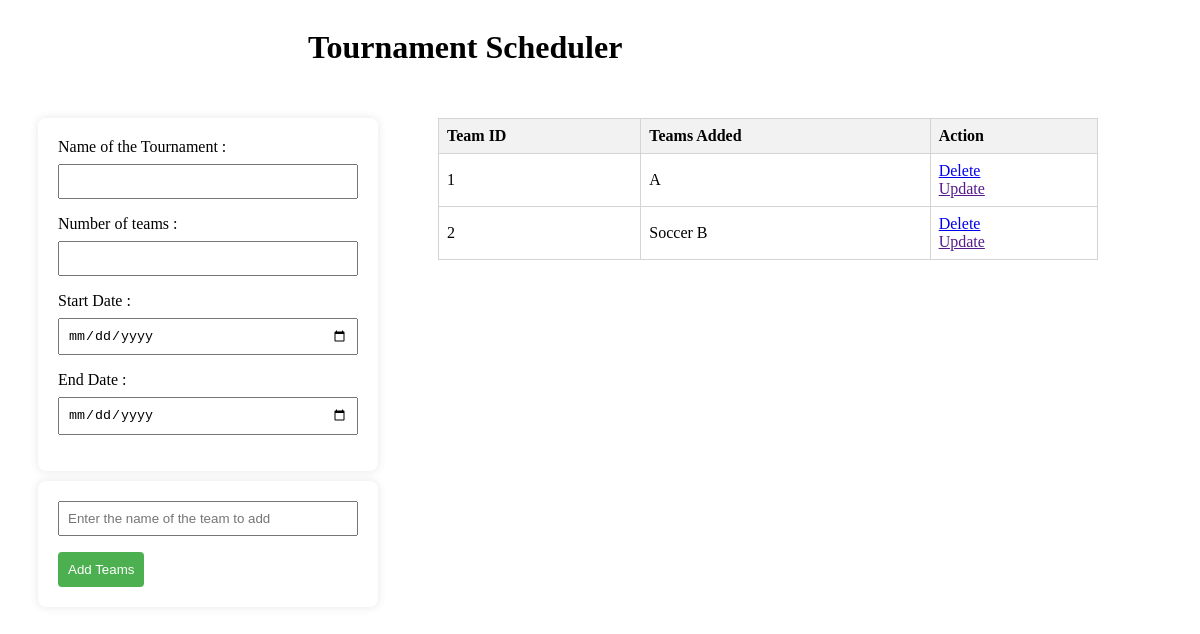
Before: / with the older database file.
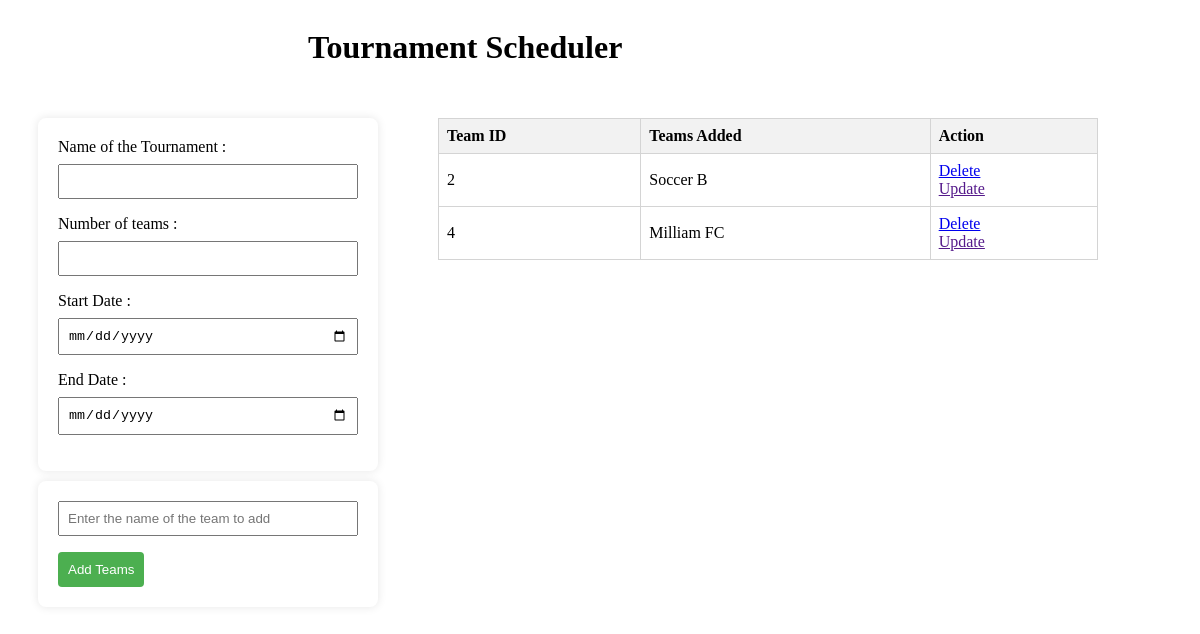
After: the same page with the newer database file.
### app.py (models this page shows, shortened)
class tournament_schedule(db.Model):
    tournament_name = db.Column(db.String(200), nullable = False)
    number_of_teams = db.Column(db.Integer, nullable = False)
    team_id = db.Column(db.Integer, primary_key = True)
    team_name = db.Column(db.String(200), nullable = False)
    start_date = db.Column(db.DateTime, default = datetime.utcnow)

### app.py (the view)
@app.route('/', methods = ['POST', 'GET'])
def index():
    if request.method == 'POST':
        schedule_content = request.form['team_name']
        new_team = tournament_schedule(tournament_name='Some Tournament', number_of_teams=1, team_name = schedule_content)
        try:
            db.session.add(new_team)
            db.session.commit()
            return redirect('/')
        except Exception as e:
            print(f"Error: {e}")
            return f'OOPs! There was an issue adding your task {e}'
    else:
        get_teams = tournament_schedule.query.order_by(tournament_schedule.start_date).all()
        return render_template('index.html', get_teams = get_teams)

### templates/index.html (shortened to what this page needs)
{% extends 'base.html' %}
{% block body %}
<div class="heading">
    <h1>Tournament Scheduler</h1>
</div>
<div class = "content">
    <div class = "entry">
        <form action = "/" method = "POST">
        <label>Name of the Tournament :</label><input type="text" name = "tournament_name" id = "tournament_name"><br/>
        <label>Number of teams :</label><input type="number" name = "team_number" id = "team_number"> <br/>
        <label>Start Date :</label><input type="date" name = "start_date" id = "start_date"> <br/>
        <label>End Date :</label><input type="date" name = "end_date" id = "end_date"> <br/>
        </form>
        <form action = "/" method = "POST">
            <input type="text" name = "team_name" id = "team_name" placeholder="Enter the name of the team to add">
            <button type="submit" value="Add">Add Teams</button>
        </form>
    </div>
    <div class = "result">
        <table>
            <tr>
                <th>Team ID</th>
                <th>Teams Added</th>
                <th>Action</th>
            </tr>
            {% for team in get_teams%}
                <tr>
                    <td> {{ team.team_id}} </td>
                    <td> {{ team.team_name}} </td>
                    <td>
                        <a href="/delete/{{team.team_id}}">Delete</a><br/>
                        <a href="">Update</a><br/>
                    </td>
                </tr>
            {% endfor %}
        </table>
    </div>
</div>
{% endblock %}

### templates/base.html (shortened to what this page needs)
<!DOCTYPE html>
<html lang="en">
<head>
    <link rel="stylesheet" href="{{ url_for('static', filename = 'css/main.css') }}">
</head>
<body>
    {% block body %}
    {% endblock %}
</body>
</html>

### static/css/main.css (style rules this page uses)
body { justify-content: center; align-items: center; font-family: 'Tahoma'; }
.content { display: flex; }
.entry { padding: 20px; margin: 10px; box-sizing: border-box; }
.result { width: 700px; padding: 20px; margin: 10px; box-sizing: border-box; }
table { border-collapse: collapse; width: 100%; }
th, td { border: 1px solid #d4d4d4; text-align: left; padding: 8px; }
th { background-color: #f2f2f2; }
form { background-color: #fff; margin-bottom: 10px; padding: 20px; border-radius: 8px; box-shadow: 0 0 10px rgba(0, 0, 0, 0.1); width: 300px; }
label { display: block; margin-bottom: 8px; }
input { width: 100%; padding: 8px; margin-bottom: 16px; box-sizing: border-box; }
button { background-color: #4caf50; color: #fff; padding: 10px; border: none; border-radius: 4px; cursor: pointer; }
.heading { display: flex; margin-left: 150px; padding-left: 150px; }

Changed rows visible on the page:
removed tournament_schedule: team_id "1", team_name "A"
added tournament_schedule: team_id "4", team_name "Milliam FC"
